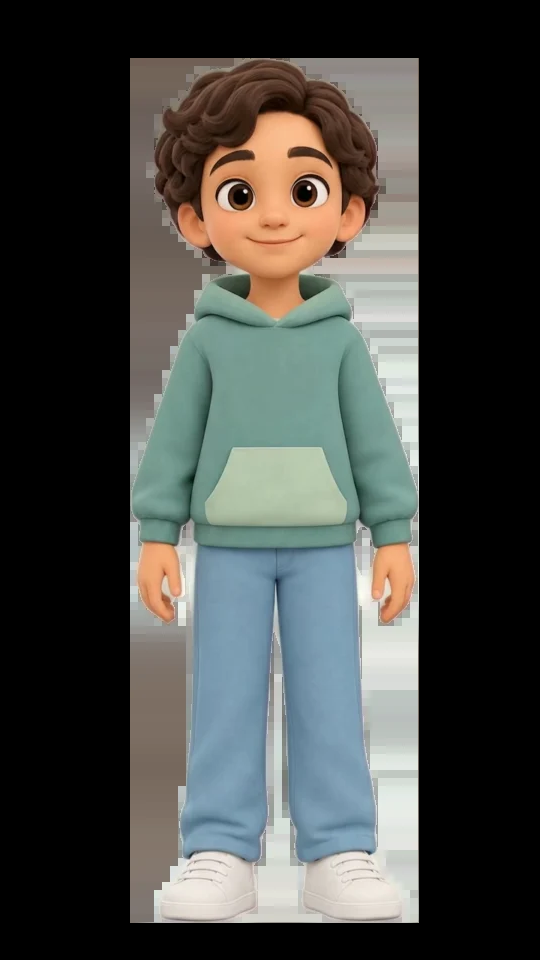
#> input picture android/app/src/main/assets/character/boy/react/celebrate.webp, 540 x 960 px
$ python cut_from_pose.py ../../android/app/src/main/assets/character/boy/react/celebrate.webp ../../android/app/src/main/assets/character/boy/react/encourage.webp
#> lines starting #> are read from the running program, lines starting #| are printed output that depends on the picture; after the words box and inside, x2 and y2 are one past the last pixel; in counts of white or black regions, pixels touching at a corner belong together
"""Cut a full-body pose image into rig layers with polygon masks.

Usage: python tools/art/cut_from_pose.py <pose.png> <out_dir>
Layers are full-canvas PNGs (same size as the pose), so they line up exactly
when stacked at the same position. Pixels removed from the body for the arms
and head are filled by inpainting, so no hole shows when a limb moves.
Polygons are in pose pixel coordinates (1024x1536 boy idle pose).
"""

import sys
from pathlib import Path

import cv2
import numpy as np

# Character's right arm = viewer's left.
UPPERARM_R = [(372, 445), (330, 515), (300, 640), (290, 705), (380, 705), (398, 610), (408, 530), (400, 470)]
FOREARM_R = [(292, 660), (280, 760), (282, 860), (270, 900), (262, 1010), (372, 1010), (372, 860), (380, 760), (388, 660)]
UPPERARM_L = [(648, 445), (692, 515), (724, 640), (734, 705), (642, 705), (624, 610), (614, 530), (620, 470)]
FOREARM_L = [(732, 660), (745, 760), (760, 860), (765, 900), (772, 1010), (668, 1010), (656, 860), (642, 760), (634, 660)]
OVERLAP = 7  # px of original pixels the body keeps under each cut edge
HEAD = [(0, 0), (1024, 0), (1024, 395), (600, 395), (565, 412), (560, 470), (462, 470), (455, 412), (420, 395), (0, 395)]


def poly_mask(shape, pts, feather=0):
    m = np.zeros(shape[:2], np.uint8)
    cv2.fillPoly(m, [np.array(pts, np.int32)], 255)
    if feather:
        m = cv2.GaussianBlur(m, (feather * 2 + 1, feather * 2 + 1), 0)
    return m


def layer(img, mask):
    out = img.copy()
    out[:, :, 3] = (img[:, :, 3].astype(np.float32) * (mask.astype(np.float32) / 255)).astype(np.uint8)
    return out


def main(pose_path, out_dir):
    img = cv2.imread(pose_path, cv2.IMREAD_UNCHANGED)
#> img is the input picture: shape (960, 540, 4); mean B, G, R, A 68.2, 71.6, 70, 79.4
    out = Path(out_dir)
    out.mkdir(parents=True, exist_ok=True)
    masks = {
        "upperarm_r": poly_mask(img.shape, UPPERARM_R),
        "forearm_r": poly_mask(img.shape, FOREARM_R),
        "upperarm_l": poly_mask(img.shape, UPPERARM_L),
        "forearm_l": poly_mask(img.shape, FOREARM_L),
        "head": poly_mask(img.shape, HEAD),
    }
#> in poly_mask, `cv2.fillPoly(m, [np.array(pts, np.int32)], 255)`:
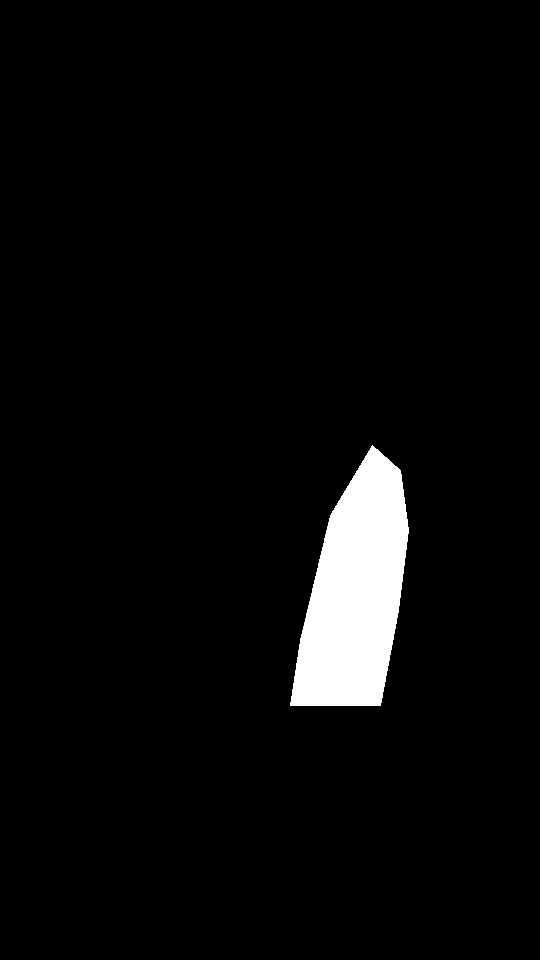
#> m: shape (960, 540); 3.9% white; 1 white region, box (x1, y1, x2, y2) and area: (290, 445, 409, 706) 20268
#> in poly_mask (call 2), `cv2.fillPoly(m, [np.array(pts, np.int32)], 255)`: m: shape (960, 540); 5.7% white; 1 white region, box (x1, y1, x2, y2) and area: (265, 660, 389, 960) 29710
#> in poly_mask (call 3), `cv2.fillPoly(m, [np.array(pts, np.int32)], 255)`: m: shape (960, 540); every value is 0
#> in poly_mask (call 5), `cv2.fillPoly(m, [np.array(pts, np.int32)], 255)`: m: shape (960, 540); 42.5% white; 1 white region, box (x1, y1, x2, y2) and area: (0, 0, 540, 471) 220298
    for name, m in masks.items():
        cv2.imwrite(str(out / f"{name}.png"), layer(img, m))
    # Body = everything else; fill the regions under arms with inpainted cloth so
    # raising an arm shows hoodie, not a hole.
    taken = np.zeros(img.shape[:2], np.uint8)
    for name in ("upperarm_r", "forearm_r", "upperarm_l", "forearm_l"):
        taken = np.maximum(taken, masks[name])
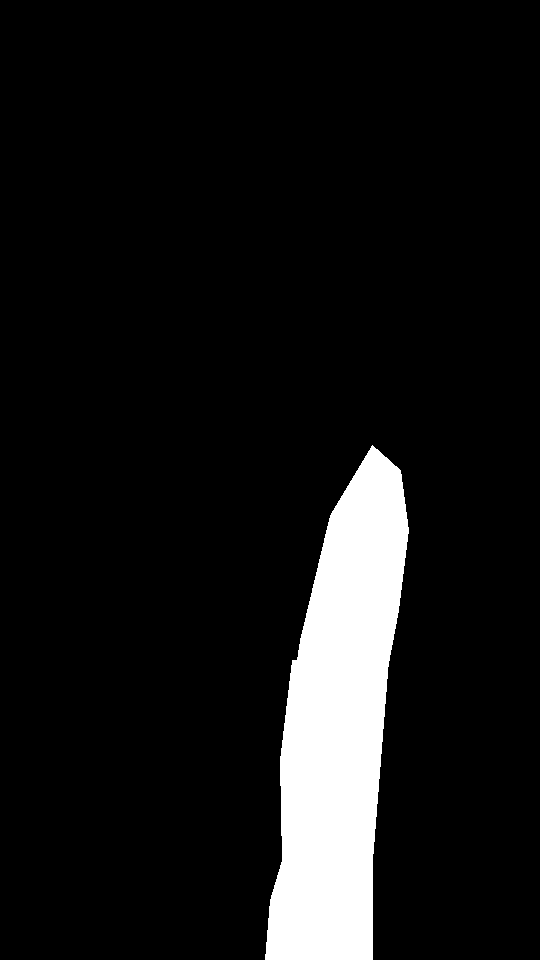
#> taken: shape (960, 540); 8.8% white; 1 white region, box (x1, y1, x2, y2) and area: (265, 445, 409, 960) 45756
    # Remove limbs/head from the body only inside an eroded mask, so the body keeps a
    # band of the original pixels under every cut edge and no seam shows at rest.
    kernel = cv2.getStructuringElement(cv2.MORPH_ELLIPSE, (2 * OVERLAP + 1, 2 * OVERLAP + 1))
    taken = cv2.erode(taken, kernel)
#> taken: shape (960, 540); 7.4% white; 1 white region, box (x1, y1, x2, y2) and area: (272, 456, 402, 960) 38210
    head_cut = cv2.erode(masks["head"], kernel)
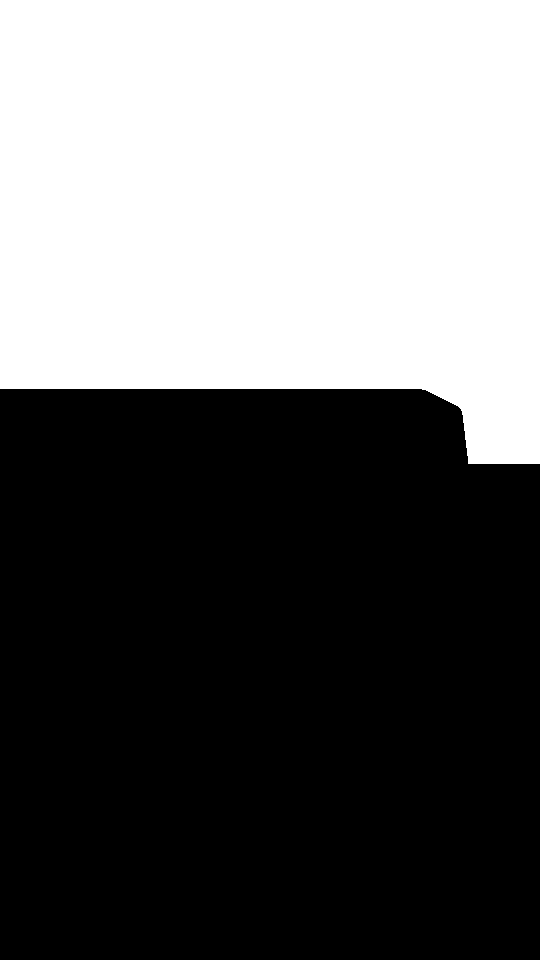
#> head_cut: shape (960, 540); 41.7% white; 1 white region, box (x1, y1, x2, y2) and area: (0, 0, 540, 464) 216126
    body_alpha = img[:, :, 3].copy()
    body_alpha[head_cut > 128] = 0
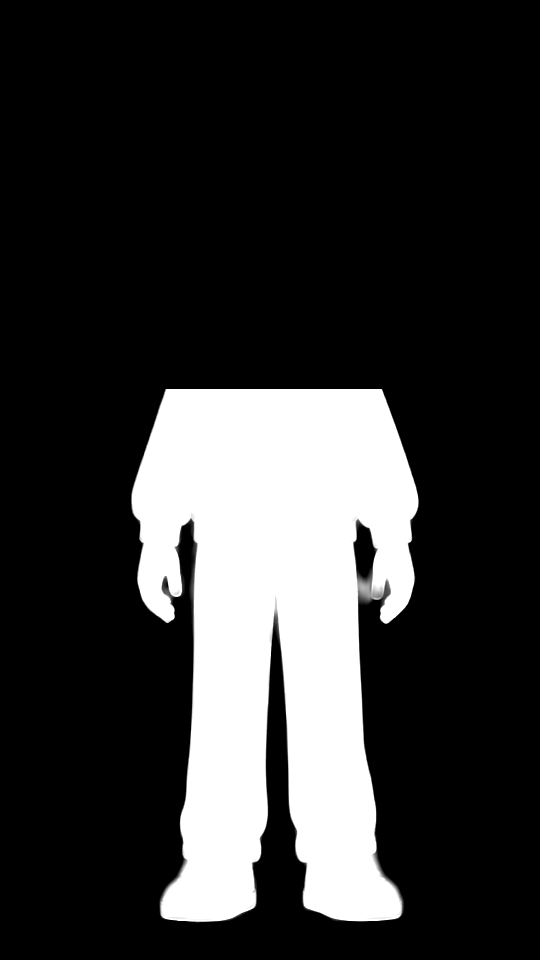
#> body_alpha: shape (960, 540); min 0, max 255, mean 51.9
    # Inside the torso silhouette (x between the arm polygons' inner edges) keep the cloth filled.
    torso_fill = poly_mask(img.shape, [(350, 455), (670, 455), (684, 520), (628, 620), (640, 860), (380, 860), (392, 620), (336, 520)])
#> in poly_mask (call 6), `cv2.fillPoly(m, [np.array(pts, np.int32)], 255)`:
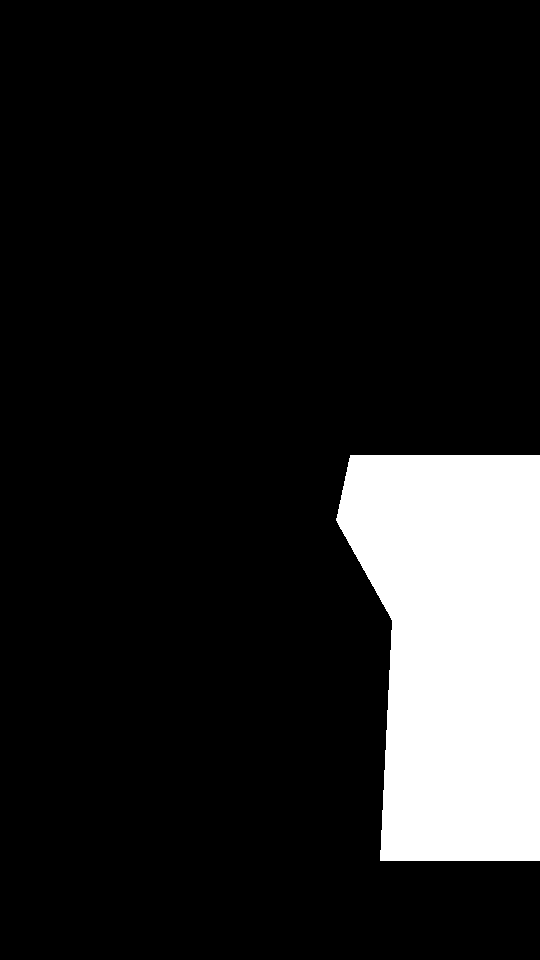
#> m: shape (960, 540); 13% white; 1 white region, box (x1, y1, x2, y2) and area: (336, 455, 540, 861) 67546
    hole = ((taken > 128) & (torso_fill > 0)).astype(np.uint8) * 255
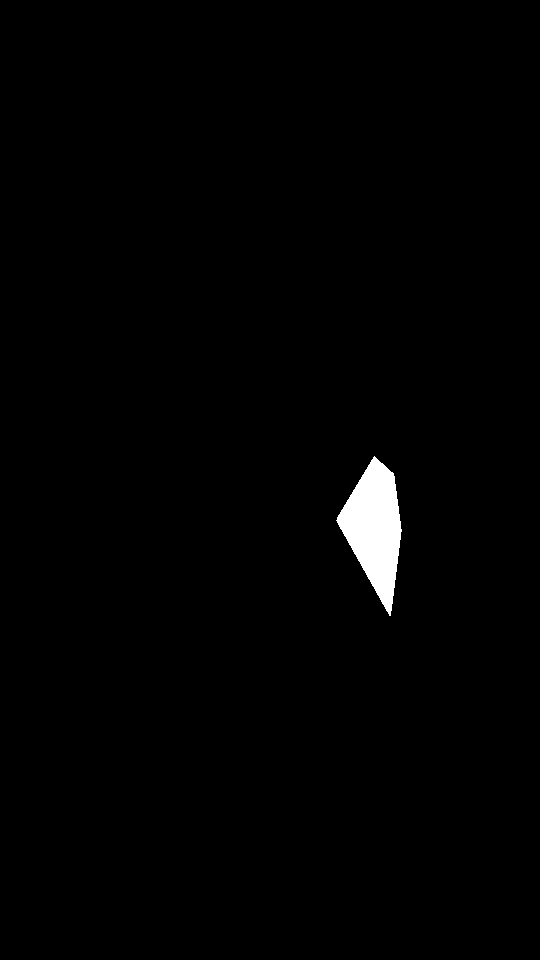
#> hole: shape (960, 540); 1.1% white; 1 white region, box (x1, y1, x2, y2) and area: (336, 456, 402, 616) 5762
    rgb = img[:, :, :3].copy()
    rgb = cv2.inpaint(rgb, hole, 9, cv2.INPAINT_TELEA)
    body_alpha[(taken > 128) & (torso_fill == 0)] = 0
    body_alpha[hole > 0] = 255
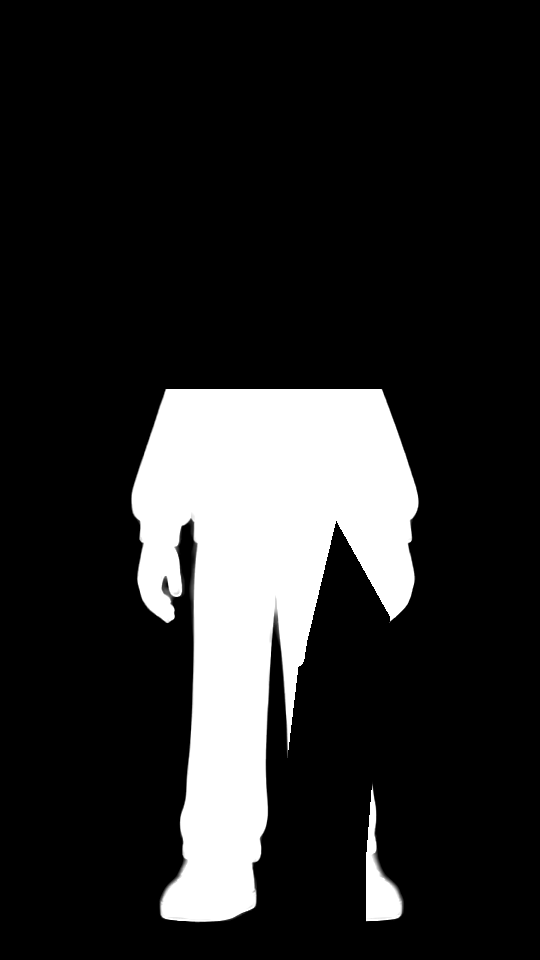
#> body_alpha: shape (960, 540); min 0, max 255, mean 40.8
    body = np.dstack([rgb, body_alpha])
    cv2.imwrite(str(out / "body.png"), body)
    print("layers:", sorted(p.name for p in out.glob("*.png")))


if __name__ == "__main__":
    main(sys.argv[1], sys.argv[2])
